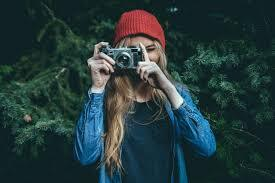
#> input picture Day05/sample.jpg, 275 x 183 px
$ python Image_Editor.py
#> lines starting #> are read from the running program, lines starting #| are printed output that depends on the picture
import cv2


# ==========================
# 1. Load Image
# ==========================

image = cv2.imread("sample.jpg")
#> image is the input picture: shape (183, 275, 3); mean B, G, R 58.5, 57.6, 36.8


# Check image
if image is None:
    print("Image not found!")
    exit()


print("Image loaded successfully")


# ==========================
# 2. Display Original Image
# ==========================

cv2.imshow(
    "Original Image",
    image
)


# ==========================
# 3. Convert Image to Grayscale
# ==========================

gray_image = cv2.cvtColor(
    image,
    cv2.COLOR_BGR2GRAY
)
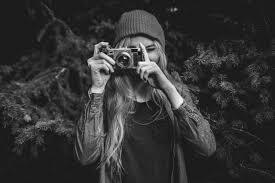
#> gray_image: shape (183, 275); min 4, max 252, mean 51.4


cv2.imshow(
    "Gray Image",
    gray_image
)


# ==========================
# 4. Blur Image
# ==========================

blur_image = cv2.GaussianBlur(
    image,
    (15, 15),
    0
)
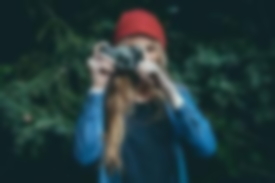
#> blur_image: shape (183, 275, 3); mean B, G, R 58.5, 57.5, 36.8


cv2.imshow(
    "Blur Image",
    blur_image
)


# ==========================
# 5. Edge Detection
# ==========================

edges = cv2.Canny(
    gray_image,
    100,
    200
)
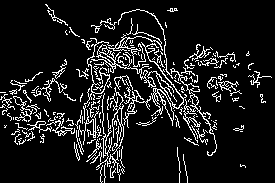
#> edges: shape (183, 275); 11% white in thin lines or dots


cv2.imshow(
    "Edge Detection",
    edges
)


# ==========================
# 6. Resize Image
# ==========================

resize_image = cv2.resize(
    image,
    (500, 500)
)
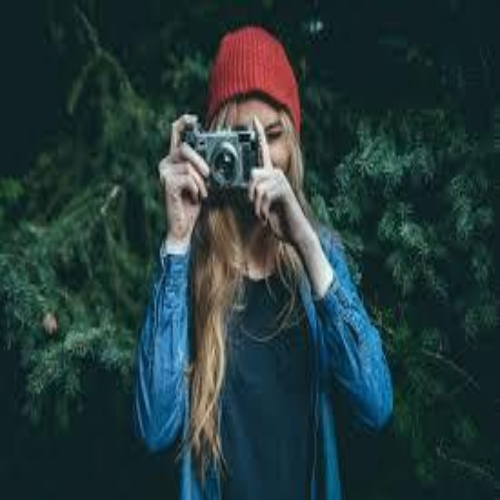
#> resize_image: shape (500, 500, 3); mean B, G, R 58.4, 57.4, 36.7


cv2.imshow(
    "Resized Image",
    resize_image
)


# ==========================
# 7. Flip Image
# ==========================

flip_image = cv2.flip(
    image,
    1
)
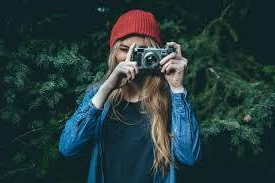
#> flip_image: shape (183, 275, 3); mean B, G, R 58.5, 57.6, 36.8


cv2.imshow(
    "Flipped Image",
    flip_image
)


# ==========================
# 8. Save Edited Images
# ==========================

cv2.imwrite(
    "gray_image.jpg",
    gray_image
)

cv2.imwrite(
    "blur_image.jpg",
    blur_image
)

cv2.imwrite(
    "edge_image.jpg",
    edges
)


print("Edited images saved successfully!")


# ==========================
# 9. Close Program
# ==========================

cv2.waitKey(0)

cv2.destroyAllWindows()
